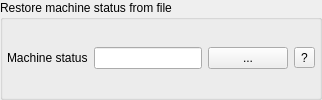
           <widget class="QGroupBox" name="restore_machine_status_group">
            <property name="sizePolicy">
             <sizepolicy hsizetype="Preferred" vsizetype="Maximum">
              <horstretch>0</horstretch>
              <verstretch>0</verstretch>
             </sizepolicy>
            </property>
            <property name="styleSheet">
             <string notr="true">QGroupBox#restore_machine_status_group {
    border: 1px solid palette(mid);
    border-radius: 6px;
    margin-top: 4px;
    padding-top: 6px;
}
QGroupBox#restore_machine_status_group::title {
    subcontrol-origin: margin;
    left: 10px;
    padding: 0 4px 0 4px;
}</string>
            </property>
            <property name="title">
             <string>Restore machine status from file</string>
            </property>
            <layout class="QVBoxLayout" name="restore_machine_status_layout">
             <property name="leftMargin">
              <number>4</number>
             </property>
             <property name="topMargin">
              <number>4</number>
             </property>
             <property name="rightMargin">
              <number>4</number>
             </property>
             <property name="bottomMargin">
              <number>4</number>
             </property>
             <item>
              <layout class="QHBoxLayout" name="restore_machine_status_file_layout">
               <item>
                <widget class="QLabel" name="restore_machine_status_label">
                 <property name="text">
                  <string>Machine status</string>
                 </property>
                </widget>
               </item>
               <item>
                <widget class="QLineEdit" name="machine_status_file">
                 <property name="maximumSize">
                  <size>
                   <width>500</width>
                   <height>16777215</height>
                  </size>
                 </property>
                </widget>
               </item>
               <item>
                <widget class="QPushButton" name="restore_machine_status_button">
                 <property name="sizePolicy">
                  <sizepolicy hsizetype="Fixed" vsizetype="Fixed">
                   <horstretch>0</horstretch>
                   <verstretch>0</verstretch>
                  </sizepolicy>
                 </property>
                 <property name="text">
                  <string>...</string>
                 </property>
                </widget>
               </item>
               <item>
                <widget class="QToolButton" name="machine_status_tooltip">
                 <property name="toolTip">
                  <string>&lt;html&gt;&lt;head/&gt;&lt;body&gt;&lt;p&gt;Load a machine_status.pkl file to restore the machine state saved at that time, including quadrupole currents, corrector strengths, and other settings.&lt;/p&gt;&lt;p&gt;Machine settings are also saved at the start of each BBA iteration in BBA_states/ITER_xxxx_nominal.pkl. Load the corresponding nominal file to restore the settings from a selected iteration. ITER_0000 contains the settings before the first correction step.&lt;/p&gt;&lt;/body&gt;&lt;/html&gt;</string>
                 </property>
                 <property name="text">
                  <string>?</string>
                 </property>
                </widget>
               </item>
              </layout>
             </item>
            </layout>
           </widget>
